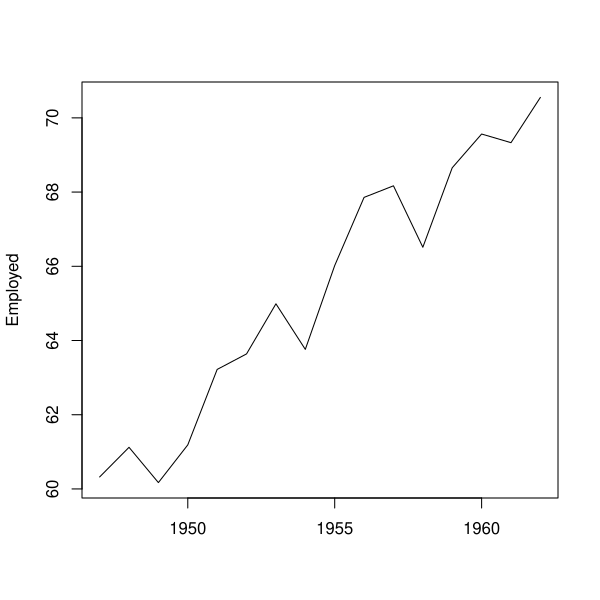

The R source for this figure:
###################################################
### code chunk number 3: Cs_001_example1_plot
###################################################
data(longley)
plot(longley$Year, longley$Employed, type = "l", ylab = "Employed", xlab = "")
